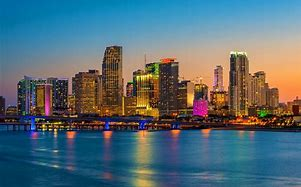
#> input picture M6_computer_vision/d4_kernels, callbacks and thresholding/img/miami.jpg, 301 x 187 px
$ jupyter execute Callbacks.ipynb   (shell and % lines are left out)
#> lines starting #> are read from the running program, lines starting #| are printed output that depends on the picture
# OpenCV Callbacks

[cell 1]
import cv2
import numpy as np
import matplotlib.pyplot as plt

## Keyboard callbacks

[cell 2]
# Load an image and show it on screen with cv2.imshow
# When the key g or G is detected then change the image to show in grayscale
# When the key c or C is detected then change the image to show in color
# When the key t or T is detected then change the image to show the thresholded version of the image
# When the key esc is detected close the image

[cell 3]
img = cv2.imread("img/miami.jpg")
#> img is the input picture: shape (187, 301, 3); mean B, G, R 115.7, 106.9, 87
copy_img = img.copy()
key = 0
window_name = "Image"

cv2.namedWindow(window_name, cv2.WINDOW_AUTOSIZE)
cv2.imshow(window_name, copy_img)

while True:
    if (key == ord("g") or key == "G"):
        gray_img = cv2.cvtColor(copy_img, cv2.COLOR_BGR2GRAY)
        cv2.imshow("Image", gray_img)

    if (key == ord("c") or key == "C"):
        cv2.imshow("Image", copy_img)

    if (key == ord("t") or key == "T"):
        ret, thresh = cv2.threshold(copy_img, 120, 255, cv2.THRESH_BINARY)
        cv2.imshow(window_name, thresh)

    if (key == 27):
        break

    key = cv2.waitKey(0)
#> (key Esc is pressed here)

cv2.destroyAllWindows()
cv2.waitKey(1)

[Hint](# "You will need to use cv2.waitKey and python ord functions")

[cell 4]
# Do the same as above but using your webcam image

[Hint](# "You will need to use cv2.VideoCapture function")

## Mouse callbacks

[cell 5]
# Load an image and show it on screen with cv2.imshow
# When the user clicks on top of the image save the coordinates
# The user will then move the cursor without releasing the mouse button to another position
# When the user releases the button draw a rectagle around the ROI
# When the key esc is detected close the image

img = cv2.imread("img/miami.jpg")
img_copy = img.copy()

def draw_rectangle(event, x, y, flags, userdata):
    if event == cv2.EVENT_LBUTTONUP:
        cv2.rectangle(userdata, (x,y), (x+100,y+100), (0,255,0), -1)
        cv2.imshow(window_name, userdata)

window_name= "Popup Window"
cv2.namedWindow(window_name)
cv2.setMouseCallback(window_name, draw_rectangle, img_copy)

while True:
    cv2.imshow(window_name, img_copy)
    if cv2.waitKey(0) & 0xFF == 27:
#> (key Esc is pressed here)
#> slider 'threshold value' is set to 85
#> slider 'threshold type' is set to 1
        break

cv2.destroyAllWindows()
cv2.waitKey(1)

[cell 6]
# Crop and save the ROI image to disk

[Hint](# "cv2.setMouseCallback")

## Trackbars

[cell 7]
# Create a named window, load and show an image in that window
img = cv2.imread("img/miami.jpg")
window_name = "My new window"
cv2.namedWindow(window_name)
cv2.imshow(window_name, img)
cv2.waitKey(0)
cv2.destroyAllWindows()
cv2.waitKey(1)

[Hint](# "cv2.namedWindow")

[cell 8]
# Add at least 3 different trackbars to the window (choose of any parameters that you want to modify with them)
# Each trackbar will modify some parameter of the image, write a function for each trackbar
# When the user move the trackbar around the image should be updated accordingly
# When the key esc is detected close the image
image = img.copy()
threshold_value = 0
threshold_type = cv2.THRESH_BINARY
threshold_types = [cv2.THRESH_BINARY, cv2.THRESH_BINARY_INV, cv2.THRESH_TOZERO, cv2.THRESH_TRUNC]
window_name = "Threshold window"
cv2.namedWindow(window_name, cv2.WINDOW_AUTOSIZE)

def change_threshold_value(val):
#> called with val = 85
    threshold_value = val
    ret, thresh = cv2.threshold(image, threshold_value, 255, threshold_type)
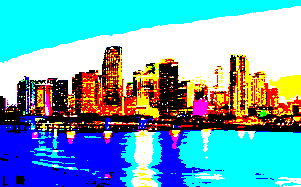
#> thresh: shape (187, 301, 3); mean B, G, R 184.3, 164.3, 109.7
#> ret = 85
    cv2.imshow(window_name, thresh)

def change_threshold_type(val):
#> called with val = 1
    threshold_type = threshold_types[val]
    ret, thresh = cv2.threshold(image, threshold_value, 255, threshold_type)
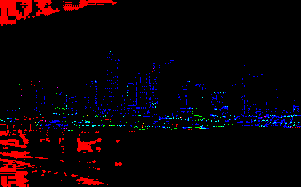
#> thresh: shape (187, 301, 3); mean B, G, R 5.3, 1.3, 11.4
#> ret = 0
    cv2.imshow(window_name, thresh)

cv2.createTrackbar("threshold value", window_name, threshold_value, 255, change_threshold_value)
cv2.createTrackbar("threshold type", window_name, threshold_type, 4, change_threshold_type)

cv2.imshow(window_name, image)
cv2.waitKey(0)
cv2.destroyAllWindows()
cv2.waitKey(1)

$ run again, with M6_computer_vision/d4_kernels, callbacks and thresholding/img/iguana.jpg copied over M6_computer_vision/d4_kernels, callbacks and thresholding/img/miami.jpg
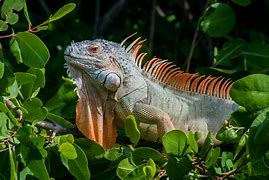
#> input picture M6_computer_vision/d4_kernels, callbacks and thresholding/img/iguana.jpg, 269 x 180 px
#> img is the input picture: shape (180, 269, 3); mean B, G, R 35.9, 71.2, 56.7
#> in change_threshold_value, `ret, thresh = cv2.threshold(image, threshold_value, 255, threshold_type)`:
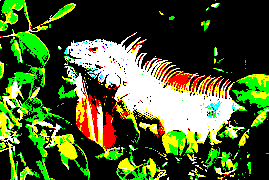
#> thresh: shape (180, 269, 3); mean B, G, R 43.7, 91, 73.1
#> in change_threshold_value, `ret, thresh = cv2.threshold(image, threshold_value, 255, threshold_type)`: ret = 85
#> in change_threshold_type, `ret, thresh = cv2.threshold(image, threshold_value, 255, threshold_type)`:
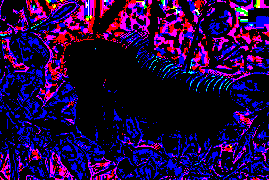
#> thresh: shape (180, 269, 3); mean B, G, R 64.9, 2.6, 33.5
#> in change_threshold_type, `ret, thresh = cv2.threshold(image, threshold_value, 255, threshold_type)`: ret = 0
